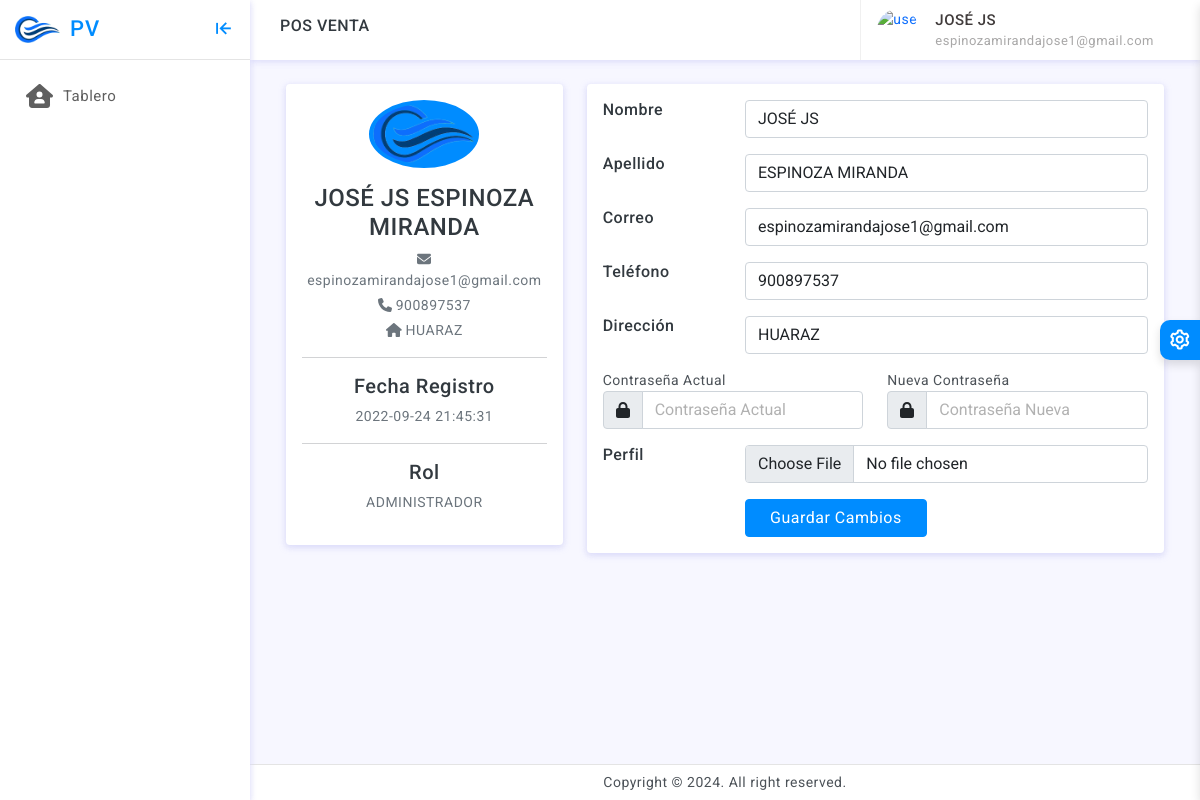
Screenshot of /usuarios/profile (signed in) with the database file from the repository.
### tables this page shows
CREATE TABLE `usuarios` (
  `id` int(11) NOT NULL,
  `nombre` varchar(100) NOT NULL,
  `apellido` varchar(100) NOT NULL,
  `correo` varchar(100) NOT NULL,
  `telefono` varchar(15) NOT NULL,
  `direccion` varchar(255) NOT NULL,
  `perfil` varchar(100) DEFAULT NULL,
  `clave` varchar(200) NOT NULL,
  `token` varchar(100) DEFAULT NULL,
  `fecha` timestamp NOT NULL DEFAULT current_timestamp() ON UPDATE current_timestamp(),
  `estado` int(11) NOT NULL DEFAULT 1,
  `rol` int(11) NOT NULL
);

### config/app/Views.php (called while the page is built)
<?php
class Views{
    public function getView($ruta, $nombre, $data = "")
    {
        if ($ruta == 'principal') {
            $vista = 'views/' . $nombre . '.php';
        }else{
            $vista = 'views/'. $ruta. '/' . $nombre . '.php';
        }
        require $vista;
    }
}
?>

### controllers/Usuarios.php (called while the page is built, shortened)
<?php
class Usuarios extends Controller
{
    private $id_usuario;
    public function __construct()
    {
        $this->id_usuario = $_SESSION['id_usuario'];
    }
    public function profile()
    {
        $data['title'] = 'Datos del Usuario';
        $data['script'] = 'profile.js';
        $data['usuario'] = $this->model->editar($this->id_usuario);
        $this->views->getView('usuarios', 'perfil', $data);
    }
}

### config/app/Query.php (called while the page is built, shortened)
<?php
class Query extends Conexion{
    private $pdo, $con;
    public function __construct() {
        $this->pdo = new Conexion();
        $this->con = $this->pdo->conectar();
    }
    public function select($sql)
    {
        $result = $this->con->prepare($sql);
        $result->execute();
        return $result->fetch(PDO::FETCH_ASSOC);
    }
}
?>

### config/app/Conexion.php (called while the page is built)
<?php
class Conexion{
    private $conect;
    public function __construct() {
        $pdo = "mysql:host=" . HOST . ";dbname=" . DBNAME . ";" . CHARSET;
        try {
            $this->conect = new PDO($pdo, USER, PASS);
            $this->conect->setAttribute(PDO::ATTR_ERRMODE, PDO::ERRMODE_EXCEPTION);
        } catch (PDOException $e) {
            echo 'Error en la conexion: ' . $e->getMessage();
        }
    }
    public function conectar()
    {
        return $this->conect;
    }
}
?>

### models/UsuariosModel.php (called while the page is built, shortened)
<?php
class UsuariosModel extends Query{
    public function editar($id)
    {
        $sql = "SELECT id, nombre, apellido, correo, telefono, direccion, perfil, clave, fecha, rol FROM usuarios WHERE id = $id";
        return $this->select($sql);
    }
}
?>

### config/app/Controller.php (called while the page is built, shortened)
<?php
class Controller{
    public function cargarModel()
    {
        $model = get_class($this).'Model';
        $ruta = 'models/' . $model . '.php';
        if (file_exists($ruta)) {
            $this->model = new $model();
        }
    }
}
?>

### views/usuarios/perfil.php (the view)
<?php include_once 'views/templates/header.php'; ?>
<div class="container">
    <div class="main-body">
        <div class="row">
            <div class="col-lg-4">
                <div class="card">
                    <div class="card-body">
                        <div class="d-flex flex-column align-items-center text-center">
                            <?php if ($data['usuario']['perfil'] == null) {
                                $perfil = BASE_URL . 'assets/images/logo-icon.png';
                            }else{
                                $perfil = BASE_URL . $data['usuario']['perfil'];
                            } ?>
                            <img src="<?php echo  $perfil; ?>" alt="Admin" class="rounded-circle p-1 bg-primary" width="110">
                            <div class="mt-3">
                                <h4><?php echo $data['usuario']['nombre'] . ' ' . $data['usuario']['apellido']; ?></h4>
                                <p class="text-secondary mb-1"><i class="fas fa-envelope"></i> <?php echo $data['usuario']['correo']; ?></p>
                                <p class="text-secondary mb-1"><i class="fas fa-phone"></i> <?php echo $data['usuario']['telefono']; ?></p>
                                <p class="text-muted font-size-sm"><i class="fas fa-home"></i> <?php echo $data['usuario']['direccion']; ?></p>
                                <hr>
                                <h5 class="text-center">Fecha Registro</h5>
                                <p class="text-muted font-size-sm"> <?php echo $data['usuario']['fecha']; ?></p>
                                <hr>
                                <h5 class="text-center">Rol</h5>
                                <p class="text-muted font-size-sm"> <?php echo ($data['usuario']['rol'] == 1) ? 'ADMINISTRADOR' : 'VENDEDOR'; ?></p>
                            </div>
                        </div>
                    </div>
                </div>
            </div>
            <div class="col-lg-8">
                <div class="card">
                    <div class="card-body">
                        <form id="formularioPerfil" autocomplete="off">
                            <div class="row mb-3">
                                <div class="col-sm-3">
                                    <h6 class="mb-0">Nombre</h6>
                                </div>
                                <div class="col-sm-9 text-secondary">
                                    <input type="text" class="form-control" id="nombrePerfil" name="nombrePerfil" value="<?php echo $data['usuario']['nombre']; ?>" />
                                </div>
                            </div>
                            <div class="row mb-3">
                                <div class="col-sm-3">
                                    <h6 class="mb-0">Apellido</h6>
                                </div>
                                <div class="col-sm-9 text-secondary">
                                    <input type="text" class="form-control" id="apellidoPerfil" name="apellidoPerfil" value="<?php echo $data['usuario']['apellido']; ?>" />
                                </div>
                            </div>
                            <div class="row mb-3">
                                <div class="col-sm-3">
                                    <h6 class="mb-0">Correo</h6>
                                </div>
                                <div class="col-sm-9 text-secondary">
                                    <input type="text" class="form-control" id="correoPerfil" name="correoPerfil" value="<?php echo $data['usuario']['correo']; ?>" />
                                </div>
                            </div>
                            <div class="row mb-3">
                                <div class="col-sm-3">
                                    <h6 class="mb-0">Teléfono</h6>
                                </div>
                                <div class="col-sm-9 text-secondary">
                                    <input type="text" class="form-control" id="telefonoPerfil" name="telefonoPerfil" value="<?php echo $data['usuario']['telefono']; ?>" />
                                </div>
                            </div>
                            <div class="row mb-3">
                                <div class="col-sm-3">
                                    <h6 class="mb-0">Dirección</h6>
                                </div>
                                <div class="col-sm-9 text-secondary">
                                    <input type="text" class="form-control" id="direccionPerfil" name="direccionPerfil" value="<?php echo $data['usuario']['direccion']; ?>" />
                                </div>
                            </div>
                            <div class="row mb-3">
                                <div class="col-sm-6">
                                    <label for="">Contraseña Actual</label>
                                    <div class="input-group">
                                        <span class="input-group-text"><i class="fas fa-lock"></i></span>
                                        <input type="password" class="form-control" id="claveActual" name="claveActual" placeholder="Contraseña Actual" />
                                    </div>
                                </div>
                                <div class="col-sm-6">
                                    <label for="">Nueva Contraseña</label>
                                    <div class="input-group">
                                        <span class="input-group-text"><i class="fas fa-lock"></i></span>
                                        <input type="password" class="form-control" id="claveNueva" name="claveNueva" placeholder="Contraseña Nueva" />
                                    </div>
                                </div>
                            </div>
                            <div class="row mb-3">
                                <div class="col-sm-3">
                                    <h6 class="mb-0">Perfil</h6>
                                </div>
                                <div class="col-sm-9 text-secondary">
                                    <input type="file" class="form-control" id="fotoPerfil" name="fotoPerfil"/>
                                </div>
                            </div>
                            <div class="row">
                                <div class="col-sm-3"></div>
                                <div class="col-sm-9 text-secondary">
                                    <input type="submit" class="btn btn-primary px-4" id="btnGuardarCambios" value="Guardar Cambios" />
                                </div>
                            </div>
                        </form>
                    </div>
                </div>
            </div>
        </div>
    </div>
</div>
<?php include_once 'views/templates/footer.php'; ?>

### rows the page displays
usuarios: nombre "JOSÉ JS", apellido "ESPINOZA MIRANDA", correo "espinozamirandajose1@gmail.com", telefono "900897537", direccion "HUARAZ", fecha "2022-09-24 21:45:31", nombrePerfil "JOSÉ JS", apellidoPerfil "ESPINOZA MIRANDA", correoPerfil "espinozamirandajose1@gmail.com", telefonoPerfil "900897537", direccionPerfil "HUARAZ"

### other values shown
TITLE "POS VENTA"
$_SESSION['nombre_usuario'] "JOSÉ JS"
$_SESSION['correo_usuario'] "espinozamirandajose1@gmail.com"
